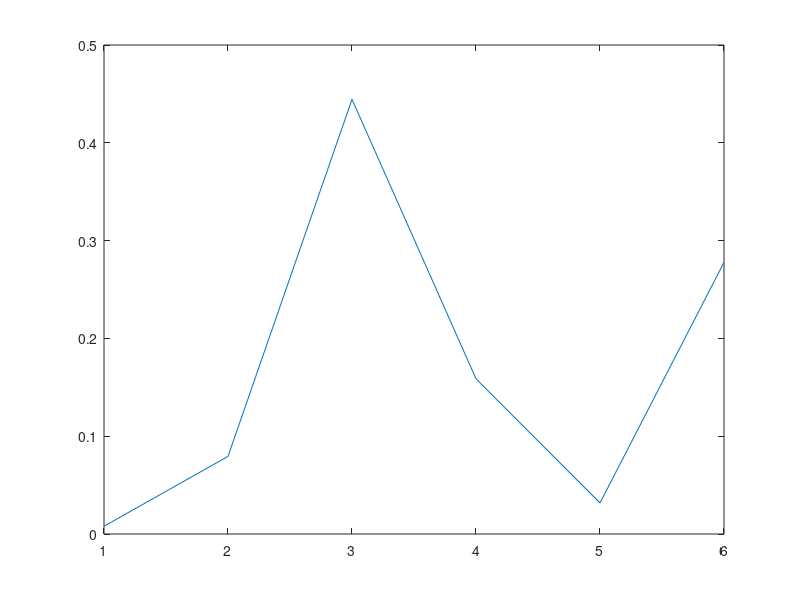

Write the MATLAB code that produced this figure.
%Задание 1
Rangs=[1,3,6,4,2,5]
Par=zeros(6,6)
for i=1:6
for j=1:6
if(Rangs(i)<Rangs(j))
Par(i,j)=0
else
Par(i,j)=1
end
end
end

P=ones(6,1)
for it=1:3
P=Par*P;
end
disp('Итеративная  сила критериев: ')
disp(P)
sumP=sum(P);
for t=1:6
    P(t)=P(t)/sumP;
end
disp('Значимость критериев: ');
disp(P)
plot(P)

%Задание 2 

kves = [0.4,0.2,0.35,0.2;
         0.2,0.4,0.2,0.5;
         0.15,0.3,0.25,0.2;
         0.25,0.1,0.2,0.1]

matrixExp = kves;

T = 0;

for i = 1:4
    c = kves(:,i);
    sorted = sort(c);
    col = tabulate(sorted);

    val = col(:,1); 
    count = col(:,2);
    leng = length(val); 

    num = 1;
    weight = matrixExp(:,i); 
    for j = 1:leng
        
        num  = ceil(num);

        if count(j)>1
            num = sum(num:(count(j)+num-1)) / count(j);
            weight(weight == val(j)) = num;

            T = T + (count(j)^3 - count(j));

        else
            weight(weight == val(j)) = num;
            num = num + 1; 
        end


    end
    matrixExp(:,i) = weight;
end

S(4) = sum(matrixExp(4,:));

FullS = sum(S);
d = sum((S-(FullS/4)).^2);

Sogl = 12 * d / (4^2 * (4^3 - 4) - 4 * T);

disp(matrixExp);
disp(Sogl);